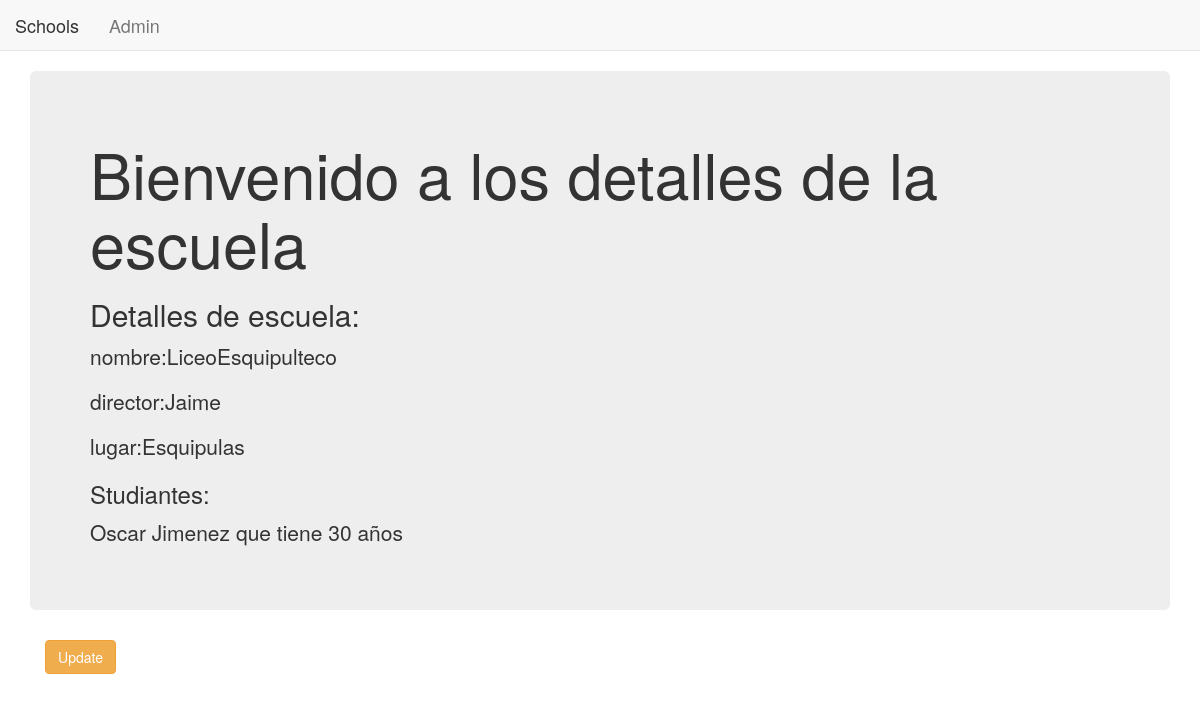
/simple_app/1/, run on an earlier commit of the app's database.
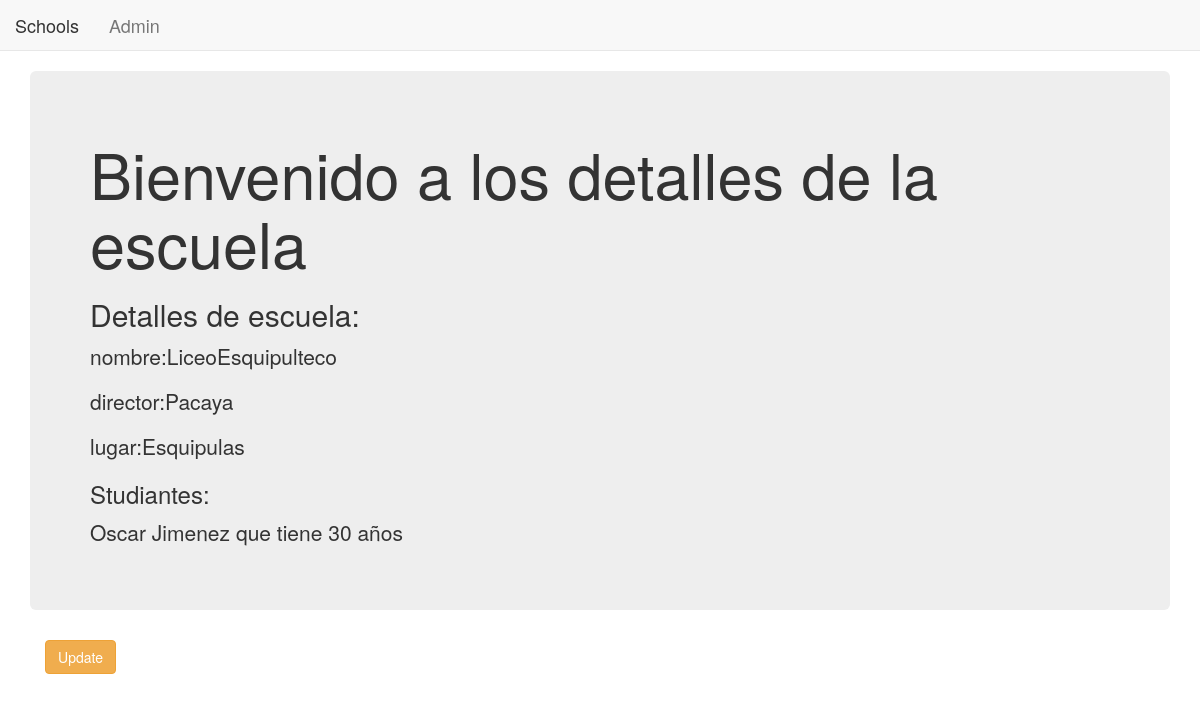
And on a later commit of the database.
### simple_app/models.py (models this page shows, shortened)
class School(models.Model):
    name = models.CharField(max_length=200)
    principal = models.CharField(max_length=200)
    location= models.CharField(max_length=200)

class Student(models.Model):
    name = models.CharField(max_length=200)
    age = models.PositiveIntegerField()
    school= models.ForeignKey(School,related_name ='students')

### simple_app/views.py (the view)
# urls.py: url(r'^(?P<pk>\d+)/$', views.SchoolDetailView.as_view(), name = 'detail'),
class SchoolDetailView(DetailView):
    context_object_name = 'school_detail'
    model = models.School
    template_name = 'simple_app/school_detail.html'

### simple_app/templates/simple_app/school_detail.html
{% extends 'simple_app/simple_app_base.html'%}
{% block body_block %}
<div class="jumbotron">
  <h1>Bienvenido a los detalles de la escuela</h1>
  <h2>Detalles de escuela:</h2>
  <p>nombre:{{school_detail.name}}</p>
  <p>director:{{school_detail.principal}}</p>
  <p>lugar:{{school_detail.location}}</p>
  <h3>Studiantes:</h3>
  {% for student in school_detail.students.all %}
    <p>{{student.name}} que tiene {{student.age}} años</p>
  {%endfor%}
</div>
<div class="container">
  <p><a class="btn btn-warning" href="{% url 'simple_app:update' pk=school_detail.pk %}">Update</a></p>
</div>
{% endblock %}

### simple_app/templates/simple_app/simple_app_base.html (shortened to what this page needs)
<!DOCTYPE html>
<html lang="en" dir="ltr">
  <head>
    <link rel="stylesheet" href="https://cdn.jsdelivr.net/npm/bootstrap@3.3.7/dist/css/bootstrap.min.css">
  </head>
  <body>
    <nav class="navbar navbar-default navbar-static-top">
      <ul class="nav navbar-nav">
        <li> <a class="navbar-brand" href="{% url 'simple_app:list' %}">Schools</a> </li>
        <li> <a class="navbar-brand" href="{% url 'admin:index' %}">Admin</a> </li>
        <li> <a href="#"></a> </li>
      </ul>
    </nav>
    <div class="container">
      {% block body_block %}
      {% endblock %}
    </div>
  </body>
</html>

What changed in the data, as far as the page shows it:
changed School "LiceoEsquipulteco": principal "Jaime" → "Pacaya"
